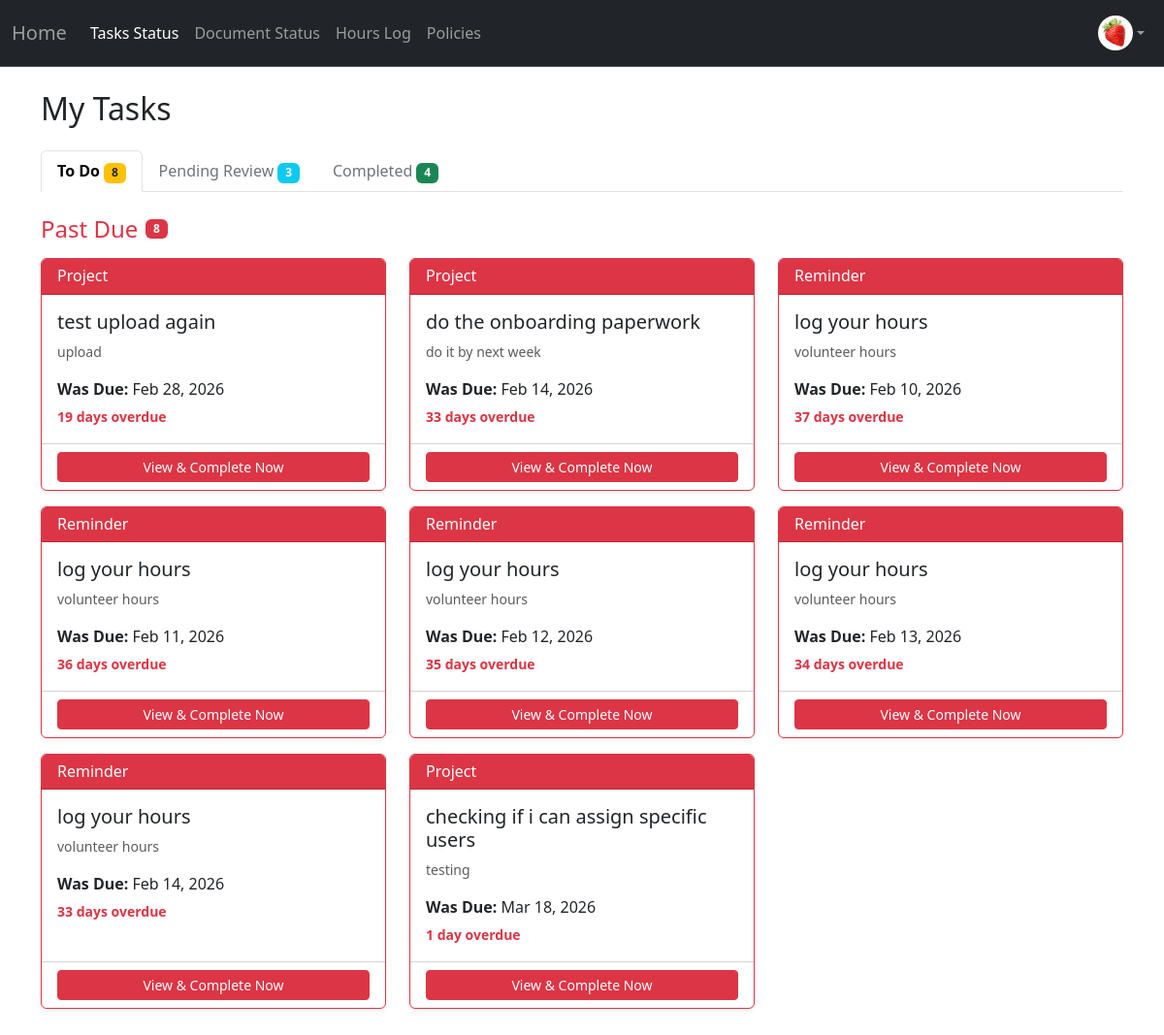
/my/tasks (signed in), run on the app's committed database.
### project/models.py (models this page shows, shortened)
class User(db.Model, UserMixin):
    __tablename__ = 'users'
    id: Mapped[int] = mapped_column(primary_key=True)
    name: Mapped[str] = mapped_column()
    email: Mapped[str] = mapped_column(unique=True)
    address: Mapped[str] = mapped_column(default="None Provided")
    password_hash: Mapped[str] = mapped_column(db.String(128))
    date_created: Mapped[datetime] = mapped_column(DateTime, server_default=func.now())
    total_hours: Mapped[float] = mapped_column(default=0.0)
    picture: Mapped[str] = mapped_column(default="default.jpeg")
    role: Mapped[str] = mapped_column(default="user")  # "user", "volunteer", " intern", "board"
    hours: Mapped[List["Hours"]] = relationship("Hours", back_populates="user", cascade="all, delete-orphan")
    documents: Mapped[List["Document"]] = relationship("Document", back_populates="user", cascade="all, delete-orphan")
    task_assignments: Mapped[List["TaskAssignment"]] = relationship(
        "TaskAssignment",
        back_populates="user",
        cascade="all, delete-orphan"
    )

class Task(db.Model):
    __tablename__ = 'tasks'
    id = db.Column(db.Integer, primary_key=True)
    title = db.Column(db.String(200), nullable=False)
    description = db.Column(db.Text, nullable=False)
    classification = db.Column(db.String(50), nullable=False)  # 'project' or 'reminder'
    assigned_role = db.Column(db.String(50), nullable=False)   # 'intern', 'volunteer', 'board', 'specific'
    created_by = db.Column(db.Integer, db.ForeignKey('users.id'), nullable=False)
    created_at = db.Column(db.DateTime, default=datetime.utcnow)
    is_recurring = db.Column(db.Boolean, default=False)  # Whether this is a recurring reminder
    recurrence_frequency = db.Column(db.String(50), nullable=True)  # 'daily', 'weekly', 'biweekly', 'monthly'
    recurrence_end_date = db.Column(db.Date, nullable=True)  # When to stop creating new assignments
    skip_review = db.Column(db.Boolean, default=False)  # If True, reminder goes straight to 'graded' when completed
    created_by_user = db.relationship('User', foreign_keys=[created_by], backref='created_tasks', lazy=True)
    assignments: Mapped[List["TaskAssignment"]] = relationship(
        "TaskAssignment",
        back_populates="task",
        cascade="all, delete-orphan"
    )

class TaskAssignment(db.Model):
    __tablename__ = 'task_assignments'
    id: Mapped[int] = mapped_column(primary_key=True)
    task_id: Mapped[int] = mapped_column(db.ForeignKey('tasks.id'), name="fk_taskassign_task_id")
    user_id: Mapped[int] = mapped_column(db.ForeignKey('users.id'), name="fk_taskassign_user_id")
    due_date: Mapped[datetime] = mapped_column(DateTime, nullable=False)
    status: Mapped[str] = mapped_column(default="pending")
    upload: Mapped[bool] = mapped_column(default=False)
    filename: Mapped[str] = mapped_column(nullable=True)
    score: Mapped[float] = mapped_column(nullable=True)
    comments: Mapped[str] = mapped_column(default="")
    task: Mapped["Task"] = relationship("Task", back_populates="assignments")
    user: Mapped["User"] = relationship("User", back_populates="task_assignments")

### app.py (the view)
@app.route("/my/tasks", methods=["GET"])
@login_required
@permission_required('volunteer')
def my_tasks():
    from datetime import datetime, timedelta
    assignments = TaskAssignment.query.filter_by(user_id=current_user.id).all()
    assigned_tasks = [a for a in assignments if a.status == "pending"]
    pending_review = [a for a in assignments if a.status == "done"]
    completed_tasks = [a for a in assignments if a.status == "graded"]
    today = datetime.now().date()
    week_start = today - timedelta(days=today.weekday())  # Monday of current week
    week_end = week_start + timedelta(days=6)  # Sunday of current week
    next_week_start = week_end + timedelta(days=1)  # Monday of next week
    next_week_end = next_week_start + timedelta(days=6)  # Sunday of next week
    overdue_tasks = []
    today_tasks = []
    this_week_tasks = []
    next_week_tasks = []
    later_tasks = []
    for assignment in assigned_tasks:
        due_date = assignment.due_date.date() if assignment.due_date else None
        if due_date:
            if due_date < today:
                overdue_tasks.append(assignment)
            elif due_date == today:
                today_tasks.append(assignment)
            elif week_start <= due_date <= week_end:
                this_week_tasks.append(assignment)
            elif next_week_start <= due_date <= next_week_end:
                next_week_tasks.append(assignment)
            else:
                later_tasks.append(assignment)
        else:
            later_tasks.append(assignment)
    return render_template("my_tasks.html",
                         assigned=assigned_tasks,
                         pending=pending_review,
                         completed=completed_tasks,
                         overdue_tasks=overdue_tasks,
                         today_tasks=today_tasks,
                         this_week_tasks=this_week_tasks,
                         next_week_tasks=next_week_tasks,
                         later_tasks=later_tasks,
                         today=today)

### app.py (called while the page is built)
@app.context_processor
def inject_now():
    return {
        'now': datetime.now,
        'today': date.today
    }

### project/models.py (called while the page is built)
@login_manager.user_loader
def load_user(user_id):
    return User.query.get(user_id)

### project/templates/my_tasks.html (shortened to what this page needs)
{% extends "base.html" %}
{% block content %}
<div class="container mt-4">
    <h2 class="mb-4">
         My Tasks
    </h2>
    <ul class="nav nav-tabs mb-4" id="taskTabs" role="tablist">
        <li class="nav-item" role="presentation">
            <button class="nav-link active" id="assigned-tab" data-bs-toggle="tab" data-bs-target="#assigned" type="button">
                 To Do
                <span class="badge bg-warning text-dark">{{ assigned|length }}</span>
            </button>
        </li>
        <li class="nav-item" role="presentation">
            <button class="nav-link" id="pending-tab" data-bs-toggle="tab" data-bs-target="#pending" type="button">
                 Pending Review
                <span class="badge bg-info">{{ pending|length }}</span>
            </button>
        </li>
        <li class="nav-item" role="presentation">
            <button class="nav-link" id="completed-tab" data-bs-toggle="tab" data-bs-target="#completed" type="button">
                 Completed
                <span class="badge bg-success">{{ completed|length }}</span>
            </button>
        </li>
    </ul>
    <div class="tab-content" id="taskTabsContent">
        <div class="tab-pane fade show active" id="assigned" role="tabpanel">
            {% if assigned %}
                {% if overdue_tasks %}
                <div class="mb-4">
                    <div class="d-flex align-items-center mb-3">
                        <h4 class="text-danger mb-0">
                             Past Due
                        </h4>
                        <span class="badge bg-danger ms-2">{{ overdue_tasks|length }}</span>
                    </div>
                    <div class="row">
                        {% for assignment in overdue_tasks %}
                            {% set task = assignment.task %}
                            <div class="col-md-6 col-lg-4 mb-3">
                                <div class="card h-100 shadow-sm task-card border-danger">
                                    <div class="card-header bg-danger text-white">
                                        <div class="d-flex justify-content-between align-items-center">
                                            <h6 class="mb-0">
                                                {{ task.classification|title }}
                                            </h6>
                                        </div>
                                    </div>
                                    <div class="card-body">
                                        <h5 class="card-title">{{ task.title }}</h5>
                                        <p class="card-text text-muted small">
                                            {{ task.description[:100] }}{% if task.description|length > 100 %}...{% endif %}
                                        </p>
                                        <p class="mb-1">
                                            <strong>Was Due:</strong> {{ assignment.due_date.strftime('%b %d, %Y') }}
                                        </p>
                                        <p class="mb-0">
                                            <small class="text-danger fw-bold">
                                                {% set days_overdue = (today - assignment.due_date.date()).days %}
                                                {{ days_overdue }} day{% if days_overdue != 1 %}s{% endif %} overdue
                                            </small>
                                        </p>
                                    </div>
                                    <div class="card-footer bg-transparent">
                                        <a href="{{ url_for('view_task', assignment_id=assignment.id) }}" class="btn btn-danger btn-sm w-100">
                                             View & Complete Now
                                        </a>
                                    </div>
                                </div>
                            </div>
                        {% endfor %}
                    </div>
                </div>
                {% endif %}
            {% else %}
                <div class="alert alert-info">
                    <i class="fas fa-info-circle"></i> No tasks to do right now. Great job staying on top of things!
                </div>
            {% endif %}
        </div>
    </div>
</div>
{% endblock %}

### project/templates/base.html (shortened to what this page needs)
<!DOCTYPE html>
<html>
  <head>
    <link href="https://cdn.jsdelivr.net/npm/bootstrap@5.3.8/dist/css/bootstrap.min.css" rel="stylesheet">
  </head>
  <body>
    <nav class="navbar navbar-expand bg-dark border-bottom border-body" data-bs-theme="dark">
      <div class="container-fluid d-flex">
        <a class="navbar-brand" id="home-link"
            href="{% if current_user.is_authenticated and current_user.role == 'admin' %}
              {{ url_for('admin_dashboard') }}
            {% elif current_user.is_authenticated and current_user.role == 'board' %}
              {{ url_for('board_dashboard') }}
            {% elif current_user.is_authenticated and current_user.role == 'volunteer' %}
                {{ url_for('volunteer_dashboard') }}
            {% elif current_user.is_authenticated and current_user.role == 'intern' %}
                {{ url_for('intern_dashboard') }}
            {% else %}
              {{ url_for('user_dashboard') }}
          {% endif %}">
          Home
        </a>
        <ul class="navbar-nav mb-2 mb-lg-0 d-flex flex-row">
          {% if current_user.is_authenticated and current_user.role != 'user' %}
            {% if current_user.role == 'admin' or current_user.role == 'board' %}
              <li class="nav-item">
                <a class="nav-link" href="{{ url_for('user_list') }}">User List</a>
              </li>
              <li class="nav-item">
              <a class="nav-link"
              href="{{ url_for('notification') }}">
                  Updates </a>
              </li>
                <li class="nav-item dropdown">
                  <a class="nav-link dropdown-toggle" href="#" id="taskDropdown" role="button" aria-expanded="false">
                    Task Management
                  </a>
                  <ul class="dropdown-menu" aria-labelledby="taskDropdown">
                    <li>
                      <a class="dropdown-item" href="{{ url_for('create_task') }}">Create Task</a>
                    </li>
                    <li>
                      <a class="dropdown-item" href="{{ url_for('task_status') }}">Tasks Status</a>
                    </li>
                  </ul>
                </li>
                <style>
                  .nav-item.dropdown:hover .dropdown-menu {
                    display: block;
                  }
                </style>
            {% else %}
                <li class="nav-item">
                  <a class="nav-link" href="{{ url_for('my_tasks') }}">Tasks Status</a>
                </li>
            {% endif %}
            <li class="nav-item">
              <a class="nav-link" href="{{ url_for('document_status') }}">Document Status</a>
            </li>
            <li class="nav-item">
              <a class="nav-link"
              href="{{ url_for('hours_log') }}">
                  Hours Log </a>
            </li>
            <li class="nav-item">
              <a class="nav-link"
              href="{{ url_for('policies') }}">
                  Policies </a>
            </li>
          {% endif %}
        </ul>
        {% if current_user.is_authenticated %}
        <ul class="navbar-nav ms-auto mb-2 mb-lg-0">
          <li class="nav-item dropdown">
            <a class="nav-link d-flex align-items-center dropdown-toggle" href="#" id="profileDropdown" role="button" aria-expanded="false">
              <img src="{{ url_for('static', filename='profile_pics/' ~ current_user.picture ) }}" alt="Profile" style="height:36px;width:36px;border-radius:50%;">
            </a>
          </li>
        </ul>
        {% endif %}
      </div>
    </nav>
    {% block content %}
    {% endblock %}
  </body>
</html>

### project/templates/base.html (style rules this page uses)
.dropdown { position: relative; display: inline-block; }
.navbar-brand { color: rgba(255,255,255,0.55) !important; }
.navbar-nav .nav-link { color: rgba(255,255,255,0.55) !important; }
.navbar-nav .nav-link.active-nav { color: white !important; }

### project/templates/my_tasks.html (style rules this page uses)
.task-card { transition: transform 0.2s, box-shadow 0.2s; cursor: pointer; }
.nav-link { color: #6c757d; }
.nav-link.active { font-weight: bold; }

### data on the page
User: picture (picture)
TaskAssignment: due_date "Feb 28, 2026", days_overdue "19"
Task: classification "Project", title "test upload again", description "upload"
TaskAssignment: due_date "Feb 14, 2026", days_overdue "33"
Task: classification "Project", title "do the onboarding paperwork", description "do it by next week"
TaskAssignment: due_date "Feb 10, 2026", days_overdue "37"
Task: classification "Reminder", title "log your hours", description "volunteer hours"
TaskAssignment: due_date "Feb 11, 2026", days_overdue "36"
TaskAssignment: due_date "Feb 12, 2026", days_overdue "35"
TaskAssignment: due_date "Feb 13, 2026", days_overdue "34"
TaskAssignment: due_date "Feb 14, 2026", days_overdue "33"
TaskAssignment: due_date "Mar 18, 2026", days_overdue "1"
Task: classification "Project", title "checking if i can assign specific users", description "testing"

### other printed values
{{ assigned|length }} "8"
{{ pending|length }} "3"
{{ completed|length }} "4"
{{ overdue_tasks|length }} "8"
